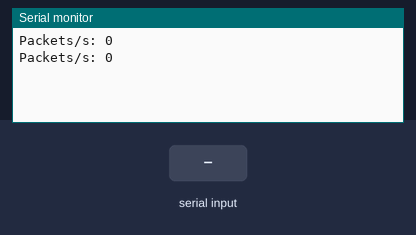
Simulated run of this sketch. Board: ESP8266 (NodeMCU). Shown: the last lines printed to the serial monitor. The test bench sets the inputs (shaded band). Random numbers use the default seed unless the sketch sets one.

Above: at 2.2 s.
2.3 s: "1" received over Serial
At 4.7 s:
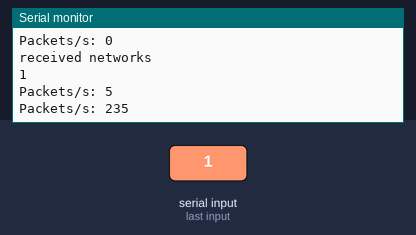
4.8 s: "0" received over Serial
At 6.2 s:
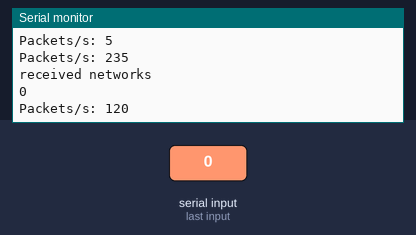
6.3 s: "2" received over Serial
Timing chart, 0 to 9.3 s (numbered marks = the images above; inputs shaded):
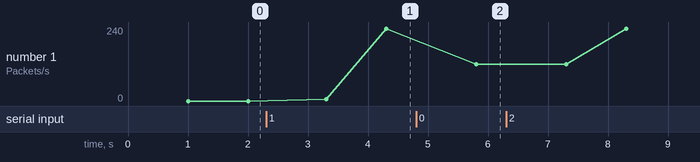

Measured:
- after the input at 2.3 s, the serial monitor: prints a new line after 1.0 s (image 1)
- after the input at 4.8 s, the serial monitor: prints a new line after 1.0 s (image 2)
- plotted number 1: 0 → 235 after the input at 2.3 s, 235 → 120 after the input at 4.8 s

The sketch:

spammer.ino
```cpp
#include <ESP8266WiFi.h>
#include <DNSServer.h>
#include <ESP8266WebServer.h>
#define PUYA_SUPPORT 1
#include <FS.h>   //Include File System Headers

// Spammer code

char emptySSID[32];

extern "C" {
#include "user_interface.h"
  typedef void (*freedom_outside_cb_t)(uint8 status);
  int wifi_register_send_pkt_freedom_cb(freedom_outside_cb_t cb);
  void wifi_unregister_send_pkt_freedom_cb(void);
  int wifi_send_pkt_freedom(uint8 *buf, int len, bool sys_seq);
}
// ==================== //

// run-time variables
uint8_t channelIndex = 0;
uint8_t macAddr[6];
uint8_t wifi_channel = 1;
uint32_t currentTime = 0;
uint32_t packetSize = 0;
uint32_t packetCounter = 0;
uint32_t attackTime = 0;
uint32_t packetRateTime = 0;


int numberOfNetworksToPropagate = 12;

// beacon frame definition
uint8_t beaconPacket[109] = {
  /*  0 - 3  */ 0x80, 0x00, 0x00, 0x00, // Type/Subtype: managment beacon frame
  /*  4 - 9  */ 0xFF, 0xFF, 0xFF, 0xFF, 0xFF, 0xFF, // Destination: broadcast
  /* 10 - 15 */ 0x01, 0x02, 0x03, 0x04, 0x05, 0x06, // Source
  /* 16 - 21 */ 0x01, 0x02, 0x03, 0x04, 0x05, 0x06, // Source

  // Fixed parameters
  /* 22 - 23 */ 0x00, 0x00, // Fragment & sequence number (will be done by the SDK)
  /* 24 - 31 */ 0x83, 0x51, 0xf7, 0x8f, 0x0f, 0x00, 0x00, 0x00, // Timestamp
  /* 32 - 33 */ 0x14, 0x00, // Interval: 0x64, 0x00 => every 100ms - 0xe8, 0x03 => every 1s
  /* 34 - 35 */ 0x31, 0x00, // capabilities Tnformation

  // Tagged parameters

  // SSID parameters
  /* 36 - 37 */ 0x00, 0x20, // Tag: Set SSID length, Tag length: 32
  /* 38 - 69 */ 0x20, 0x20, 0x20, 0x20,
  0x20, 0x20, 0x20, 0x20,
  0x20, 0x20, 0x20, 0x20,
  0x20, 0x20, 0x20, 0x20,
  0x20, 0x20, 0x20, 0x20,
  0x20, 0x20, 0x20, 0x20,
  0x20, 0x20, 0x20, 0x20,
  0x20, 0x20, 0x20, 0x20, // SSID

  // Supported Rates
  /* 70 - 71 */ 0x01, 0x08, // Tag: Supported Rates, Tag length: 8
  /* 72 */ 0x82, // 1(B)
  /* 73 */ 0x84, // 2(B)
  /* 74 */ 0x8b, // 5.5(B)
  /* 75 */ 0x96, // 11(B)
  /* 76 */ 0x24, // 18
  /* 77 */ 0x30, // 24
  /* 78 */ 0x48, // 36
  /* 79 */ 0x6c, // 54

  // Current Channel
  /* 80 - 81 */ 0x03, 0x01, // Channel set, length
  /* 82 */      0x01,       // Current Channel

  // RSN information
  /*  83 -  84 */ 0x30, 0x18,
  /*  85 -  86 */ 0x01, 0x00,
  /*  87 -  90 */ 0x00, 0x0f, 0xac, 0x02,
  /*  91 -  92 */ 0x02, 0x00,
  /*  93 - 100 */ 0x00, 0x0f, 0xac, 0x04, 0x00, 0x0f, 0xac, 0x04, /*Fix: changed 0x02(TKIP) to 0x04(CCMP) is default. WPA2 with TKIP not supported by many devices*/
  /* 101 - 102 */ 0x01, 0x00,
  /* 103 - 106 */ 0x00, 0x0f, 0xac, 0x02,
  /* 107 - 108 */ 0x00, 0x00
};

// spammer
const uint8_t channels[] = {6, 9,  11}; // used Wi-Fi channels (available: 1-14)
const bool wpa2 = true; // WPA2 networks
const bool appendSpaces = true; // makes all SSIDs 32 characters long to improve performance


uint32_t INTERVAL = 20; //102.4 milliseconds
String globalStringNetworks = "";

// funcitons for spamming networks
// generates random MAC
void randomMac() {
  for (int i = 0; i < 6; i++)
    macAddr[i] = random(256);
}

void setupSpammer () {
  // create empty SSID
  for (int i = 0; i < 32; i++)
    emptySSID[i] = ' ';

  // for random generator
  randomSeed(os_random());

  // set packetSize
  packetSize = sizeof(beaconPacket);
  if (wpa2) {
    beaconPacket[34] = 0x31;
  } else {
    beaconPacket[34] = 0x21;
    packetSize -= 26;
  }

  // generate random mac address
  randomMac();
// get time
  currentTime = millis();

  // set channel
  wifi_set_channel(channels[0]);

}

// goes to next channel
void nextChannel() {
  randomMac();
  if(sizeof(channels) > 1){
    uint8_t ch = channels[channelIndex];
    channelIndex++;
    if (channelIndex > sizeof(channels)) channelIndex = 0;

    if (ch != wifi_channel && ch >= 1 && ch <= 14) {
      wifi_channel = ch;
      wifi_set_channel(wifi_channel);
    }
  }
}

void setup() {
  Serial.begin(9600);
  delay(1000);

  // start WiFi
  WiFi.mode(WIFI_OFF);
  wifi_set_opmode(STATION_MODE);
  WiFi.setOutputPower(999);
  setupSpammer();
}

void loop() {
  while(Serial.available()) {
    globalStringNetworks = Serial.readString();// read the incoming data as string
    Serial.println("received networks");
    Serial.println(globalStringNetworks);
  }


  currentTime = millis();

  // send out SSIDs
  if (currentTime - attackTime > INTERVAL) {

    char ssids[globalStringNetworks.length()+1];
    globalStringNetworks.toCharArray(ssids, globalStringNetworks.length()+1) ;

    attackTime = currentTime;

    // temp variables
    int i = 0;
    int j = 0;
    int ssidNum = 1;
    char tmp;
    int ssidsLen = strlen_P(ssids);

    bool sent = false;

    // go to next channel
    nextChannel();

    while (i < ssidsLen) {
      // read out next SSID
      j = 0;
      do {
        tmp = pgm_read_byte(ssids + i + j);
        j++;
      } while (tmp != '_' && j <= 32 && i + j < ssidsLen);

      uint8_t ssidLen = j - 1;


      // set MAC address
      macAddr[5] = ssidNum;
      ssidNum++;
      if (ssidNum > numberOfNetworksToPropagate) {
        break;
      }
      // write MAC address into beacon frame
      memcpy(&beaconPacket[10], macAddr, 6);
      memcpy(&beaconPacket[16], macAddr, 6);

      // reset SSID
      memcpy(&beaconPacket[38], emptySSID, 32);

      // write new SSID into beacon frame
      memcpy_P(&beaconPacket[38], &ssids[i], ssidLen);

      // set channel for beacon frame
      beaconPacket[82] = wifi_channel;

      // send packet
      if(appendSpaces){
        for(int k=0;k<5;k++){
          packetCounter += wifi_send_pkt_freedom(beaconPacket, packetSize, 0) == 0;
          delay(1);
        }
      }

      // remove spaces
      else {

        uint16_t tmpPacketSize = (packetSize - 32) + ssidLen; // calc size
        uint8_t* tmpPacket = new uint8_t[tmpPacketSize]; // create packet buffer
        memcpy(&tmpPacket[0], &beaconPacket[0], 38 + ssidLen); // copy first half of packet into buffer
        tmpPacket[37] = ssidLen; // update SSID length byte
        memcpy(&tmpPacket[38 + ssidLen], &beaconPacket[70], wpa2 ? 39 : 13); // copy second half of packet into buffer

        // send packet
        for(int k=0;k<3;k++){
          packetCounter += wifi_send_pkt_freedom(tmpPacket, tmpPacketSize, 0) == 0;
          delay(1);
        }

        delete tmpPacket; // free memory of allocated buffer
      }

      i += j;
    }
  }

  // show packet-rate each second
  if (currentTime - packetRateTime > 1000) {
    packetRateTime = currentTime;
    Serial.print("Packets/s: ");
    Serial.println(packetCounter);
    packetCounter = 0;
  }

}
```
